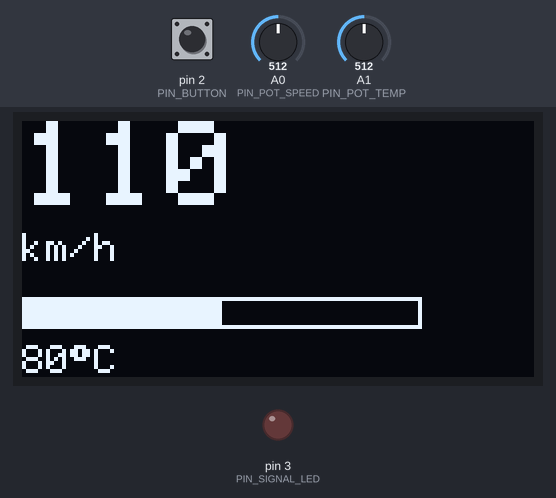
Bench run of a sketch on a simulated Arduino Uno, built with avr-gcc and run on an emulated ATmega328P. Shown: 128×64 one-colour display, output pins drawn as LEDs (lit = HIGH). Dashed ring = blinking. The test bench sets the inputs (shaded band); at power-on: pin 2 (PIN_BUTTON) HIGH, A1 (PIN_POT_TEMP) = 512, A0 (PIN_POT_SPEED) = 512. EEPROM starts erased.

Above: at 1.2 s.
1.3 s: pin 2 (PIN_BUTTON) pulled LOW for 0.15 s
At 1.89 s:
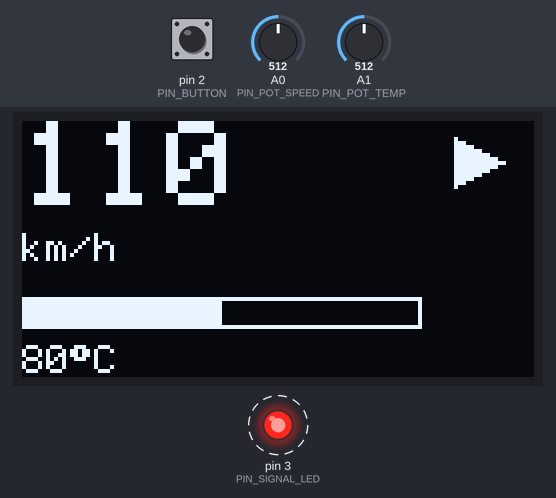
2.0 s: A1 (PIN_POT_TEMP) set to 900
At 3.29 s:
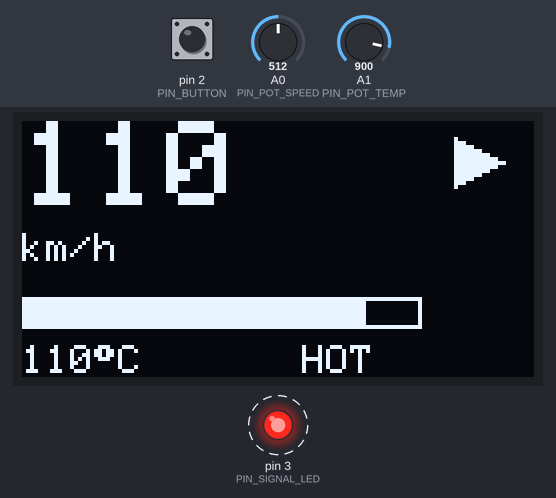
5.0 s: pin 2 (PIN_BUTTON) pulled LOW for 1 s
At 5.34 s:
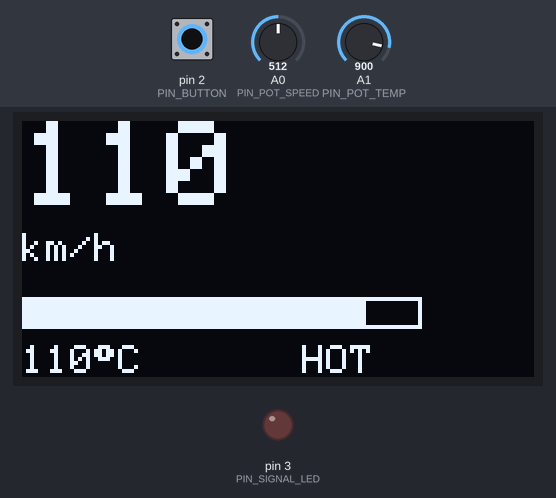
6.6 s: A0 (PIN_POT_SPEED) set to 716
At 7.42 s:
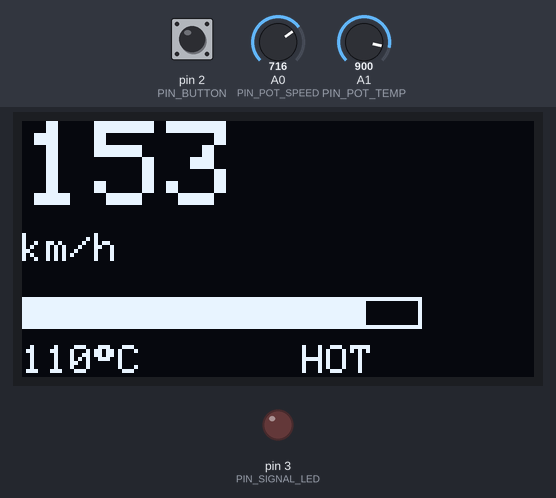
8.3 s: A1 (PIN_POT_TEMP) set to 716
At 9.8 s:
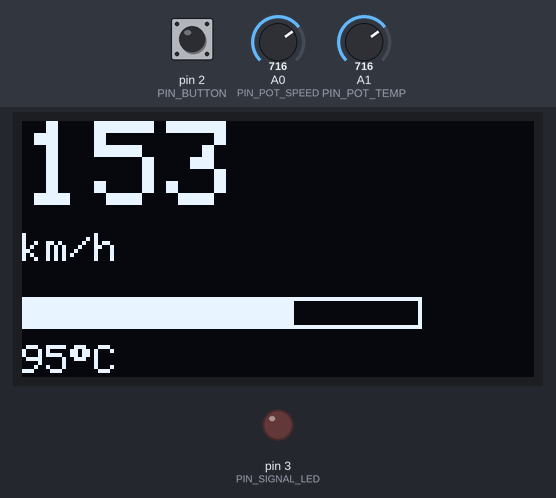
10.0 s: A0 (PIN_POT_SPEED) set to 900
At 12.0 s:
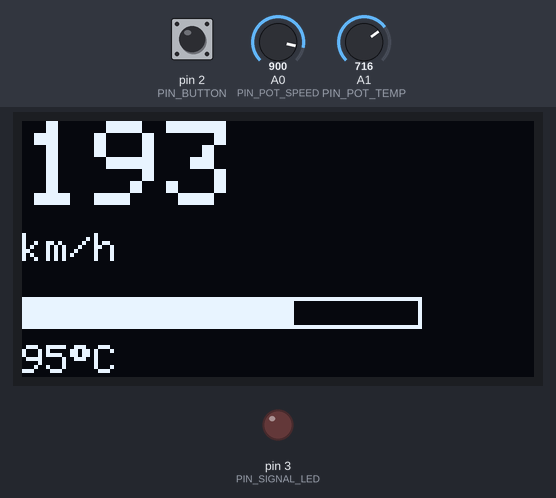
Timing chart, 0 to 12.8 s (numbered marks = the images above; inputs shaded):
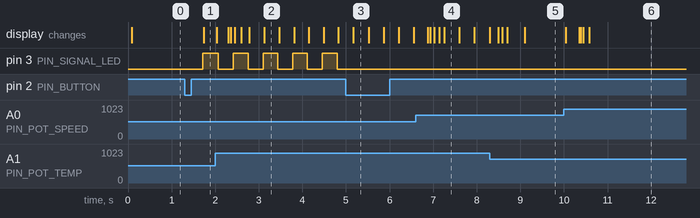

Measured:
- after the input at 1.3 s, pin 3 (PIN_SIGNAL_LED): LOW → HIGH after 0.41 s; the display: changes after 0.44 s (image 1)
- after the input at 2.0 s, the display: first changes at once (image 2 shows a later state)
- after the input at 5.0 s, pin 3 (PIN_SIGNAL_LED): stops changing and stays LOW; the display: changes after 0.17 s (image 3)
- after the input at 6.6 s, the display: first changes after 0.28 s (image 4 shows a later state)
- after the input at 8.3 s, the display: first changes after 0.20 s (image 5 shows a later state)
- after the input at 10.0 s, the display: first changes at once (image 6 shows a later state)

The sketch:

02-digital-dashboard-cluster.ino
```cpp
/*
 * Digital Dashboard Cluster — hardened revision
 *
 * Simulated instrument cluster on a 128x64 SSD1306 OLED:
 *   - Speed (from potentiometer on A0), large digital readout
 *   - Engine temperature (from potentiometer on A1), horizontal gauge bar
 *     that turns red and flashes "HOT" past 100 degrees
 *   - Turn signal indicator, toggled by a pushbutton, blinks on-screen
 *     arrow + an external LED
 *
 * Turn the two potentiometer knobs in the Wokwi simulator to drive speed
 * and temperature; click the pushbutton to toggle the turn signal.
 *
 * Hardening changes vs. the first version (see README "Production
 * Hardening" section for full rationale):
 *   - Wire runs at 400kHz instead of the 100kHz default, cutting the
 *     full-frame OLED write from ~90ms down to ~25ms — that transfer
 *     blocks the whole MCU on AVR, so this directly buys back
 *     responsiveness on every single frame.
 *   - A Wire bus timeout stops a glitched I2C line from hanging the
 *     sketch forever.
 *   - Exponential moving average smooths both potentiometer readings so
 *     displayed values don't jitter on electrical noise.
 *   - Turn signal state persists across power loss (EEPROM), and its
 *     blink rate is aligned to the ECE R6 standard (~90 flashes/min)
 *     instead of an arbitrary period.
 *   - A watchdog resets the MCU if the main loop ever hangs (e.g. an
 *     I2C fault the bus timeout doesn't catch).
 */

#include <Wire.h>
#include <Adafruit_GFX.h>
#include <Adafruit_SSD1306.h>
#include <avr/wdt.h>
#include <EEPROM.h>

#define SCREEN_WIDTH 128
#define SCREEN_HEIGHT 64
#define OLED_ADDR 0x3C

Adafruit_SSD1306 display(SCREEN_WIDTH, SCREEN_HEIGHT, &Wire, -1);

const uint8_t PIN_POT_SPEED = A0;
const uint8_t PIN_POT_TEMP = A1;
const uint8_t PIN_BUTTON = 2;
const uint8_t PIN_SIGNAL_LED = 3;

const int SPEED_MIN = 0, SPEED_MAX = 220;      // km/h
const int TEMP_MIN = 40, TEMP_MAX = 120;        // degrees C
const int TEMP_HOT_THRESHOLD = 100;

const int EEPROM_ADDR_SIGNAL_STATE = 0; // 1 byte

bool turnSignalOn = false;
bool lastButtonReading = HIGH;
unsigned long lastDebounceTime = 0;
const unsigned long DEBOUNCE_MS = 40;

unsigned long lastBlinkToggle = 0;
bool blinkPhase = false;
// ~90 flashes/min, inside the ECE R6 regulated range of 60-120 fpm
const unsigned long BLINK_MS = 333;

// exponential moving average: smoothed = smoothed*(1-a) + raw*a
const float EMA_ALPHA = 0.2;
float smoothedSpeedRaw = 0;
float smoothedTempRaw = 0;
bool emaInitialized = false;

void setup() {
  pinMode(PIN_BUTTON, INPUT_PULLUP);
  pinMode(PIN_SIGNAL_LED, OUTPUT);

  display.begin(SSD1306_SWITCHCAPVCC, OLED_ADDR);
  Wire.setClock(400000); // fast mode: cuts full-frame OLED write time ~4x
#if defined(TWI_HAS_TIMEOUT) || defined(WIRE_HAS_TIMEOUT)
  Wire.setWireTimeoutUs(25000, true); // don't let a glitched I2C bus hang forever
#endif
  display.clearDisplay();
  display.display();

  uint8_t stored = EEPROM.read(EEPROM_ADDR_SIGNAL_STATE);
  turnSignalOn = (stored == 1);

  wdt_enable(WDTO_2S);
}

void handleButton() {
  bool reading = digitalRead(PIN_BUTTON);
  if (reading != lastButtonReading) {
    lastDebounceTime = millis();
  }
  if (millis() - lastDebounceTime > DEBOUNCE_MS) {
    static bool stableState = HIGH;
    if (reading != stableState) {
      stableState = reading;
      if (stableState == LOW) { // pressed (active low)
        turnSignalOn = !turnSignalOn;
        EEPROM.update(EEPROM_ADDR_SIGNAL_STATE, turnSignalOn ? 1 : 0); // survives power loss
      }
    }
  }
  lastButtonReading = reading;
}

void updateBlink() {
  if (millis() - lastBlinkToggle >= BLINK_MS) {
    lastBlinkToggle = millis();
    blinkPhase = !blinkPhase;
  }
  digitalWrite(PIN_SIGNAL_LED, (turnSignalOn && blinkPhase) ? HIGH : LOW);
}

int readSmoothed(uint8_t pin, float &smoothedRaw) {
  int raw = analogRead(pin);
  if (!emaInitialized) {
    smoothedRaw = raw;
  } else {
    smoothedRaw = smoothedRaw * (1.0 - EMA_ALPHA) + raw * EMA_ALPHA;
  }
  return (int)(smoothedRaw + 0.5);
}

void drawSpeed(int speedKmh) {
  display.setTextSize(3);
  display.setTextColor(SSD1306_WHITE);
  display.setCursor(0, 0);
  if (speedKmh < 100) display.print(' ');
  if (speedKmh < 10) display.print(' ');
  display.print(speedKmh);

  display.setTextSize(1);
  display.setCursor(0, 28);
  display.print("km/h");
}

void drawTempGauge(int tempC) {
  const int barX = 0, barY = 44, barW = 100, barH = 8;
  display.drawRect(barX, barY, barW, barH, SSD1306_WHITE);

  int fillW = map(tempC, TEMP_MIN, TEMP_MAX, 0, barW - 2);
  fillW = constrain(fillW, 0, barW - 2);
  display.fillRect(barX + 1, barY + 1, fillW, barH - 2, SSD1306_WHITE);

  display.setTextSize(1);
  display.setCursor(barX, barY + 12);
  display.print(tempC);
  display.print((char)247); // degree symbol
  display.print("C");

  if (tempC >= TEMP_HOT_THRESHOLD && blinkPhase) {
    display.setCursor(70, barY + 12);
    display.print("HOT");
  }
}

void drawTurnSignal() {
  if (!(turnSignalOn && blinkPhase)) return;
  // simple right-pointing arrow in the top-right corner
  const int x = 108, y = 4;
  display.fillTriangle(x, y, x, y + 12, x + 12, y + 6, SSD1306_WHITE);
}

void loop() {
  wdt_reset();

  handleButton();
  updateBlink();

  int rawSpeedSmoothed = readSmoothed(PIN_POT_SPEED, smoothedSpeedRaw);
  int rawTempSmoothed = readSmoothed(PIN_POT_TEMP, smoothedTempRaw);
  emaInitialized = true;

  int speedKmh = map(rawSpeedSmoothed, 0, 1023, SPEED_MIN, SPEED_MAX);
  int tempC = map(rawTempSmoothed, 0, 1023, TEMP_MIN, TEMP_MAX);

  display.clearDisplay();
  drawSpeed(speedKmh);
  drawTempGauge(tempC);
  drawTurnSignal();
  display.display();
}
```
